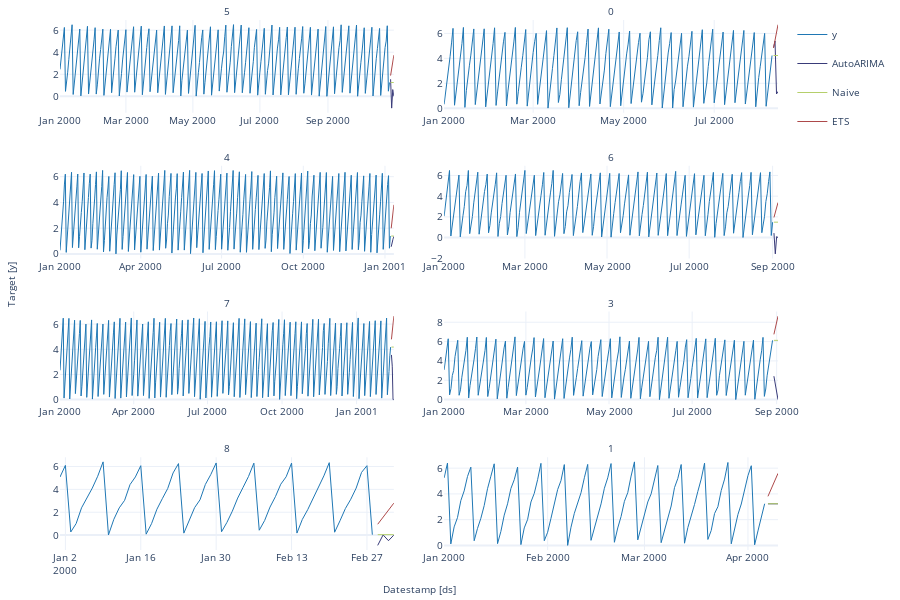

Write notebook code for a chart like this one.
### Code cell
#| hide
# test plot with ds as object
panel_df['ds'] = panel_df['ds'].astype(str)
fcst.plot(panel_df, fcsts_df)

### Figure 1 — Plotly figure (JSON) as saved in the notebook; plotly's stock layout.template omitted (floating-point values rounded to 4 significant figures; data arrays with more than 128 entries replaced by an {"elided": "..."} marker saying what was removed)
{"data": [{"legendgroup": "y", "line": {"color": "#1f77b4", "width": 1}, "mode": "lines", "name": "y", "showlegend": true, "type": "scatter", "x": {"elided": "301 str values"}, "xaxis": "x", "y": {"elided": "301 float values"}, "yaxis": "y"}, {"legendgroup": "y", "line": {"color": "#1f77b4", "width": 1}, "mode": "lines", "name": "y", "showlegend": false, "type": "scatter", "x": {"elided": "222 str values"}, "xaxis": "x2", "y": {"elided": "222 float values"}, "yaxis": "y2"}, {"legendgroup": "y", "line": {"color": "#1f77b4", "width": 1}, "mode": "lines", "name": "y", "showlegend": false, "type": "scatter", "x": {"elided": "373 str values"}, "xaxis": "x3", "y": {"elided": "373 float values"}, "yaxis": "y3"}, {"legendgroup": "y", "line": {"color": "#1f77b4", "width": 1}, "mode": "lines", "name": "y", "showlegend": false, "type": "scatter", "x": {"elided": "245 str values"}, "xaxis": "x4", "y": {"elided": "245 float values"}, "yaxis": "y4"}, {"legendgroup": "y", "line": {"color": "#1f77b4", "width": 1}, "mode": "lines", "name": "y", "showlegend": false, "type": "scatter", "x": {"elided": "409 str values"}, "xaxis": "x5", "y": {"elided": "409 float values"}, "yaxis": "y5"}, {"legendgroup": "y", "line": {"color": "#1f77b4", "width": 1}, "mode": "lines", "name": "y", "showlegend": false, "type": "scatter", "x": {"elided": "242 str values"}, "xaxis": "x6", "y": {"elided": "242 float values"}, "yaxis": "y6"}, {"legendgroup": "y", "line": {"color": "#1f77b4", "width": 1}, "mode": "lines", "name": "y", "showlegend": false, "type": "scatter", "x": ["2000-01-01T00:00:00", "2000-01-02T00:00:00", "2000-01-03T00:00:00", "2000-01-04T00:00:00", "2000-01-05T00:00:00", "2000-01-06T00:00:00", "2000-01-07T00:00:00", "2000-01-08T00:00:00", "2000-01-09T00:00:00", "2000-01-10T00:00:00", "2000-01-11T00:00:00", "2000-01-12T00:00:00", "2000-01-13T00:00:00", "2000-01-14T00:00:00", "2000-01-15T00:00:00", "2000-01-16T00:00:00", "2000-01-17T00:00:00", "2000-01-18T00:00:00", "2000-01-19T00:00:00", "2000-01-20T00:00:00", "2000-01-21T00:00:00", "2000-01-22T00:00:00", "2000-01-23T00:00:00", "2000-01-24T00:00:00", "2000-01-25T00:00:00", "2000-01-26T00:00:00", "2000-01-27T00:00:00", "2000-01-28T00:00:00", "2000-01-29T00:00:00", "2000-01-30T00:00:00", "2000-01-31T00:00:00", "2000-02-01T00:00:00", "2000-02-02T00:00:00", "2000-02-03T00:00:00", "2000-02-04T00:00:00", "2000-02-05T00:00:00", "2000-02-06T00:00:00", "2000-02-07T00:00:00", "2000-02-08T00:00:00", "2000-02-09T00:00:00", "2000-02-10T00:00:00", "2000-02-11T00:00:00", "2000-02-12T00:00:00", "2000-02-13T00:00:00", "2000-02-14T00:00:00", "2000-02-15T00:00:00", "2000-02-16T00:00:00", "2000-02-17T00:00:00", "2000-02-18T00:00:00", "2000-02-19T00:00:00", "2000-02-20T00:00:00", "2000-02-21T00:00:00", "2000-02-22T00:00:00", "2000-02-23T00:00:00", "2000-02-24T00:00:00", "2000-02-25T00:00:00", "2000-02-26T00:00:00", "2000-02-27T00:00:00", "2000-02-28T00:00:00"], "xaxis": "x7", "y": [5.08, 6.096, 0.2747, 1.011, 2.385, 3.196, 4.112, 5.146, 6.402, 0.01859, 1.386, 2.381, 3.041, 4.416, 5.086, 6.068, 0.0832, 1.001, 2.267, 3.184, 4.072, 5.434, 6.253, 0.1744, 1.266, 2.405, 3.085, 4.433, 5.293, 6.308, 0.2943, 1.111, 2.092, 3.239, 4.178, 5.12, 6.291, 0.4281, 1.278, 2.453, 3.358, 4.45, 5.101, 6.294, 0.1773, 1.372, 2.225, 3.206, 4.071, 5.177, 6.334, 0.2544, 1.26, 2.324, 3.138, 4.11, 5.484, 6.069, 0.0405], "yaxis": "y7"}, {"legendgroup": "y", "line": {"color": "#1f77b4", "width": 1}, "mode": "lines", "name": "y", "showlegend": false, "type": "scatter", "x": ["2000-01-01T00:00:00", "2000-01-02T00:00:00", "2000-01-03T00:00:00", "2000-01-04T00:00:00", "2000-01-05T00:00:00", "2000-01-06T00:00:00", "2000-01-07T00:00:00", "2000-01-08T00:00:00", "2000-01-09T00:00:00", "2000-01-10T00:00:00", "2000-01-11T00:00:00", "2000-01-12T00:00:00", "2000-01-13T00:00:00", "2000-01-14T00:00:00", "2000-01-15T00:00:00", "2000-01-16T00:00:00", "2000-01-17T00:00:00", "2000-01-18T00:00:00", "2000-01-19T00:00:00", "2000-01-20T00:00:00", "2000-01-21T00:00:00", "2000-01-22T00:00:00", "2000-01-23T00:00:00", "2000-01-24T00:00:00", "2000-01-25T00:00:00", "2000-01-26T00:00:00", "2000-01-27T00:00:00", "2000-01-28T00:00:00", "2000-01-29T00:00:00", "2000-01-30T00:00:00", "2000-01-31T00:00:00", "2000-02-01T00:00:00", "2000-02-02T00:00:00", "2000-02-03T00:00:00", "2000-02-04T00:00:00", "2000-02-05T00:00:00", "2000-02-06T00:00:00", "2000-02-07T00:00:00", "2000-02-08T00:00:00", "2000-02-09T00:00:00", "2000-02-10T00:00:00", "2000-02-11T00:00:00", "2000-02-12T00:00:00", "2000-02-13T00:00:00", "2000-02-14T00:00:00", "2000-02-15T00:00:00", "2000-02-16T00:00:00", "2000-02-17T00:00:00", "2000-02-18T00:00:00", "2000-02-19T00:00:00", "2000-02-20T00:00:00", "2000-02-21T00:00:00", "2000-02-22T00:00:00", "2000-02-23T00:00:00", "2000-02-24T00:00:00", "2000-02-25T00:00:00", "2000-02-26T00:00:00", "2000-02-27T00:00:00", "2000-02-28T00:00:00", "2000-02-29T00:00:00", "2000-03-01T00:00:00", "2000-03-02T00:00:00", "2000-03-03T00:00:00", "2000-03-04T00:00:00", "2000-03-05T00:00:00", "2000-03-06T00:00:00", "2000-03-07T00:00:00", "2000-03-08T00:00:00", "2000-03-09T00:00:00", "2000-03-10T00:00:00", "2000-03-11T00:00:00", "2000-03-12T00:00:00", "2000-03-13T00:00:00", "2000-03-14T00:00:00", "2000-03-15T00:00:00", "2000-03-16T00:00:00", "2000-03-17T00:00:00", "2000-03-18T00:00:00", "2000-03-19T00:00:00", "2000-03-20T00:00:00", "2000-03-21T00:00:00", "2000-03-22T00:00:00", "2000-03-23T00:00:00", "2000-03-24T00:00:00", "2000-03-25T00:00:00", "2000-03-26T00:00:00", "2000-03-27T00:00:00", "2000-03-28T00:00:00", "2000-03-29T00:00:00", "2000-03-30T00:00:00", "2000-03-31T00:00:00", "2000-04-01T00:00:00", "2000-04-02T00:00:00", "2000-04-03T00:00:00", "2000-04-04T00:00:00", "2000-04-05T00:00:00", "2000-04-06T00:00:00"], "xaxis": "x8", "y": [5.242, 6.394, 0.1147, 1.44, 2.157, 3.479, 4.236, 5.356, 6.077, 0.3652, 1.323, 2.107, 3.093, 4.404, 5.374, 6.337, 0.1384, 1.087, 2.352, 3.232, 4.42, 5.102, 6.082, 0.06242, 1.361, 2.015, 3.373, 4.046, 5.109, 6.375, 0.3658, 1.023, 2.105, 3.143, 4.339, 5.032, 6.278, 0.00462, 1.417, 2.492, 3.352, 4.091, 5.256, 6.29, 0.3938, 1.303, 2.109, 3.228, 4.439, 5.246, 6.358, 0.2431, 1.354, 2.249, 3.422, 4.097, 5.387, 6.487, 0.4312, 1.39, 2.493, 3.377, 4.002, 5.135, 6.205, 0.2141, 1.149, 2.201, 3.06, 4.49, 5.203, 6.285, 0.1718, 1.394, 2.206, 3.18, 4.2, 5.151, 6.388, 0.4631, 1.163, 2.476, 3.007, 4.267, 5.152, 6.441, 0.1253, 1.339, 2.405, 3.216, 4.376, 5.415, 6.19, 0.04827, 1.128, 2.296, 3.238], "yaxis": "y8"}, {"legendgroup": "AutoARIMA", "line": {"color": "#393b79", "width": 1}, "mode": "lines", "name": "AutoARIMA", "showlegend": true, "type": "scatter", "x": ["2000-10-28T00:00:00", "2000-10-29T00:00:00", "2000-10-30T00:00:00", "2000-10-31T00:00:00"], "xaxis": "x", "y": [1.545, -1.07, 0.6109, 0], "yaxis": "y"}, {"legendgroup": "Naive", "line": {"color": "#b5cf6b", "width": 1}, "mode": "lines", "name": "Naive", "showlegend": true, "type": "scatter", "x": ["2000-10-28T00:00:00", "2000-10-29T00:00:00", "2000-10-30T00:00:00", "2000-10-31T00:00:00"], "xaxis": "x", "y": [1.253, 1.253, 1.253, 1.253], "yaxis": "y"}, {"legendgroup": "ETS", "line": {"color": "#ad494a", "width": 1}, "mode": "lines", "name": "ETS", "showlegend": true, "type": "scatter", "x": ["2000-10-28T00:00:00", "2000-10-29T00:00:00", "2000-10-30T00:00:00", "2000-10-31T00:00:00"], "xaxis": "x", "y": [1.878, 2.497, 3.115, 3.733], "yaxis": "y"}, {"legendgroup": "AutoARIMA", "line": {"color": "#393b79", "width": 1}, "mode": "lines", "name": "AutoARIMA", "showlegend": false, "type": "scatter", "x": ["2000-08-10T00:00:00", "2000-08-11T00:00:00", "2000-08-12T00:00:00", "2000-08-13T00:00:00"], "xaxis": "x2", "y": [4.858, 5.389, 1.143, 1.346], "yaxis": "y2"}, {"legendgroup": "Naive", "line": {"color": "#b5cf6b", "width": 1}, "mode": "lines", "name": "Naive", "showlegend": false, "type": "scatter", "x": ["2000-08-10T00:00:00", "2000-08-11T00:00:00", "2000-08-12T00:00:00", "2000-08-13T00:00:00"], "xaxis": "x2", "y": [4.228, 4.228, 4.228, 4.228], "yaxis": "y2"}, {"legendgroup": "ETS", "line": {"color": "#ad494a", "width": 1}, "mode": "lines", "name": "ETS", "showlegend": false, "type": "scatter", "x": ["2000-08-10T00:00:00", "2000-08-11T00:00:00", "2000-08-12T00:00:00", "2000-08-13T00:00:00"], "xaxis": "x2", "y": [4.837, 5.459, 6.082, 6.704], "yaxis": "y2"}, {"legendgroup": "AutoARIMA", "line": {"color": "#393b79", "width": 1}, "mode": "lines", "name": "AutoARIMA", "showlegend": false, "type": "scatter", "x": ["2001-01-08T00:00:00", "2001-01-09T00:00:00", "2001-01-10T00:00:00", "2001-01-11T00:00:00"], "xaxis": "x3", "y": [0.5534, 0.9767, 1.137, 1.365], "yaxis": "y3"}, {"legendgroup": "Naive", "line": {"color": "#b5cf6b", "width": 1}, "mode": "lines", "name": "Naive", "showlegend": false, "type": "scatter", "x": ["2001-01-08T00:00:00", "2001-01-09T00:00:00", "2001-01-10T00:00:00", "2001-01-11T00:00:00"], "xaxis": "x3", "y": [1.387, 1.387, 1.387, 1.387], "yaxis": "y3"}, {"legendgroup": "ETS", "line": {"color": "#ad494a", "width": 1}, "mode": "lines", "name": "ETS", "showlegend": false, "type": "scatter", "x": ["2001-01-08T00:00:00", "2001-01-09T00:00:00", "2001-01-10T00:00:00", "2001-01-11T00:00:00"], "xaxis": "x3", "y": [1.991, 2.598, 3.204, 3.811], "yaxis": "y3"}, {"legendgroup": "AutoARIMA", "line": {"color": "#393b79", "width": 1}, "mode": "lines", "name": "AutoARIMA", "showlegend": false, "type": "scatter", "x": ["2000-09-02T00:00:00", "2000-09-03T00:00:00", "2000-09-04T00:00:00", "2000-09-05T00:00:00"], "xaxis": "x4", "y": [0.4357, -1.568, 0.09745, 0], "yaxis": "y4"}, {"legendgroup": "Naive", "line": {"color": "#b5cf6b", "width": 1}, "mode": "lines", "name": "Naive", "showlegend": false, "type": "scatter", "x": ["2000-09-02T00:00:00", "2000-09-03T00:00:00", "2000-09-04T00:00:00", "2000-09-05T00:00:00"], "xaxis": "x4", "y": [1.491, 1.491, 1.491, 1.491], "yaxis": "y4"}, {"legendgroup": "ETS", "line": {"color": "#ad494a", "width": 1}, "mode": "lines", "name": "ETS", "showlegend": false, "type": "scatter", "x": ["2000-09-02T00:00:00", "2000-09-03T00:00:00", "2000-09-04T00:00:00", "2000-09-05T00:00:00"], "xaxis": "x4", "y": [1.947, 2.427, 2.908, 3.388], "yaxis": "y4"}, {"legendgroup": "AutoARIMA", "line": {"color": "#393b79", "width": 1}, "mode": "lines", "name": "AutoARIMA", "showlegend": false, "type": "scatter", "x": ["2001-02-13T00:00:00", "2001-02-14T00:00:00", "2001-02-15T00:00:00", "2001-02-16T00:00:00"], "xaxis": "x5", "y": [3.552, 2.656, 0, 0], "yaxis": "y5"}, {"legendgroup": "Naive", "line": {"color": "#b5cf6b", "width": 1}, "mode": "lines", "name": "Naive", "showlegend": false, "type": "scatter", "x": ["2001-02-13T00:00:00", "2001-02-14T00:00:00", "2001-02-15T00:00:00", "2001-02-16T00:00:00"], "xaxis": "x5", "y": [4.177, 4.177, 4.177, 4.177], "yaxis": "y5"}, {"legendgroup": "ETS", "line": {"color": "#ad494a", "width": 1}, "mode": "lines", "name": "ETS", "showlegend": false, "type": "scatter", "x": ["2001-02-13T00:00:00", "2001-02-14T00:00:00", "2001-02-15T00:00:00", "2001-02-16T00:00:00"], "xaxis": "x5", "y": [4.788, 5.404, 6.019, 6.635], "yaxis": "y5"}, {"legendgroup": "AutoARIMA", "line": {"color": "#393b79", "width": 1}, "mode": "lines", "name": "AutoARIMA", "showlegend": false, "type": "scatter", "x": ["2000-08-30T00:00:00", "2000-08-31T00:00:00", "2000-09-01T00:00:00", "2000-09-02T00:00:00"], "xaxis": "x6", "y": [2.421, 1.644, 1.213, 0], "yaxis": "y6"}, {"legendgroup": "Naive", "line": {"color": "#b5cf6b", "width": 1}, "mode": "lines", "name": "Naive", "showlegend": false, "type": "scatter", "x": ["2000-08-30T00:00:00", "2000-08-31T00:00:00", "2000-09-01T00:00:00", "2000-09-02T00:00:00"], "xaxis": "x6", "y": [6.127, 6.127, 6.127, 6.127], "yaxis": "y6"}, {"legendgroup": "ETS", "line": {"color": "#ad494a", "width": 1}, "mode": "lines", "name": "ETS", "showlegend": false, "type": "scatter", "x": ["2000-08-30T00:00:00", "2000-08-31T00:00:00", "2000-09-01T00:00:00", "2000-09-02T00:00:00"], "xaxis": "x6", "y": [6.747, 7.375, 8.003, 8.631], "yaxis": "y6"}, {"legendgroup": "AutoARIMA", "line": {"color": "#393b79", "width": 1}, "mode": "lines", "name": "AutoARIMA", "showlegend": false, "type": "scatter", "x": ["2000-02-29T00:00:00", "2000-03-01T00:00:00", "2000-03-02T00:00:00", "2000-03-03T00:00:00"], "xaxis": "x7", "y": [-0.8951, 0.01778, -0.4875, 0.007351], "yaxis": "y7"}, {"legendgroup": "Naive", "line": {"color": "#b5cf6b", "width": 1}, "mode": "lines", "name": "Naive", "showlegend": false, "type": "scatter", "x": ["2000-02-29T00:00:00", "2000-03-01T00:00:00", "2000-03-02T00:00:00", "2000-03-03T00:00:00"], "xaxis": "x7", "y": [0.0405, 0.0405, 0.0405, 0.0405], "yaxis": "y7"}, {"legendgroup": "ETS", "line": {"color": "#ad494a", "width": 1}, "mode": "lines", "name": "ETS", "showlegend": false, "type": "scatter", "x": ["2000-02-29T00:00:00", "2000-03-01T00:00:00", "2000-03-02T00:00:00", "2000-03-03T00:00:00"], "xaxis": "x7", "y": [0.9512, 1.568, 2.184, 2.801], "yaxis": "y7"}, {"legendgroup": "AutoARIMA", "line": {"color": "#393b79", "width": 1}, "mode": "lines", "name": "AutoARIMA", "showlegend": false, "type": "scatter", "x": ["2000-04-07T00:00:00", "2000-04-08T00:00:00", "2000-04-09T00:00:00", "2000-04-10T00:00:00"], "xaxis": "x8", "y": [3.232, 3.232, 3.232, 3.232], "yaxis": "y8"}, {"legendgroup": "Naive", "line": {"color": "#b5cf6b", "width": 1}, "mode": "lines", "name": "Naive", "showlegend": false, "type": "scatter", "x": ["2000-04-07T00:00:00", "2000-04-08T00:00:00", "2000-04-09T00:00:00", "2000-04-10T00:00:00"], "xaxis": "x8", "y": [3.238, 3.238, 3.238, 3.238], "yaxis": "y8"}, {"legendgroup": "ETS", "line": {"color": "#ad494a", "width": 1}, "mode": "lines", "name": "ETS", "showlegend": false, "type": "scatter", "x": ["2000-04-07T00:00:00", "2000-04-08T00:00:00", "2000-04-09T00:00:00", "2000-04-10T00:00:00"], "xaxis": "x8", "y": [3.812, 4.408, 5.003, 5.598], "yaxis": "y8"}], "layout": {"annotations": [{"font": {"size": 10}, "showarrow": false, "text": "5", "x": 0.2325, "xanchor": "center", "xref": "paper", "y": 1, "yanchor": "bottom", "yref": "paper"}, {"font": {"size": 10}, "showarrow": false, "text": "0", "x": 0.7675, "xanchor": "center", "xref": "paper", "y": 1, "yanchor": "bottom", "yref": "paper"}, {"font": {"size": 10}, "showarrow": false, "text": "4", "x": 0.2325, "xanchor": "center", "xref": "paper", "y": 0.725, "yanchor": "bottom", "yref": "paper"}, {"font": {"size": 10}, "showarrow": false, "text": "6", "x": 0.7675, "xanchor": "center", "xref": "paper", "y": 0.725, "yanchor": "bottom", "yref": "paper"}, {"font": {"size": 10}, "showarrow": false, "text": "7", "x": 0.2325, "xanchor": "center", "xref": "paper", "y": 0.45, "yanchor": "bottom", "yref": "paper"}, {"font": {"size": 10}, "showarrow": false, "text": "3", "x": 0.7675, "xanchor": "center", "xref": "paper", "y": 0.45, "yanchor": "bottom", "yref": "paper"}, {"font": {"size": 10}, "showarrow": false, "text": "8", "x": 0.2325, "xanchor": "center", "xref": "paper", "y": 0.175, "yanchor": "bottom", "yref": "paper"}, {"font": {"size": 10}, "showarrow": false, "text": "1", "x": 0.7675, "xanchor": "center", "xref": "paper", "y": 0.175, "yanchor": "bottom", "yref": "paper"}, {"font": {"size": 10}, "showarrow": false, "text": "Datestamp [ds]", "x": 0.5, "xanchor": "center", "xref": "paper", "y": 0, "yanchor": "top", "yref": "paper", "yshift": -30}, {"font": {"size": 10}, "showarrow": false, "text": "Target [y]", "textangle": -90, "x": 0, "xanchor": "right", "xref": "paper", "xshift": -40, "y": 0.5, "yanchor": "middle", "yref": "paper"}], "autosize": true, "font": {"size": 10}, "height": 600, "margin": {"b": 50, "l": 60, "r": 10, "t": 20}, "xaxis": {"anchor": "y", "domain": [0, 0.465], "showticklabels": true, "visible": true}, "xaxis2": {"anchor": "y2", "domain": [0.535, 1.0], "showticklabels": true, "visible": true}, "xaxis3": {"anchor": "y3", "domain": [0, 0.465], "showticklabels": true, "visible": true}, "xaxis4": {"anchor": "y4", "domain": [0.535, 1.0], "showticklabels": true, "visible": true}, "xaxis5": {"anchor": "y5", "domain": [0, 0.465], "showticklabels": true, "visible": true}, "xaxis6": {"anchor": "y6", "domain": [0.535, 1.0], "showticklabels": true, "visible": true}, "xaxis7": {"anchor": "y7", "domain": [0, 0.465], "showticklabels": true, "visible": true}, "xaxis8": {"anchor": "y8", "domain": [0.535, 1.0], "showticklabels": true, "visible": true}, "yaxis": {"anchor": "x", "domain": [0.825, 1]}, "yaxis2": {"anchor": "x2", "domain": [0.825, 1]}, "yaxis3": {"anchor": "x3", "domain": [0.55, 0.725]}, "yaxis4": {"anchor": "x4", "domain": [0.55, 0.725]}, "yaxis5": {"anchor": "x5", "domain": [0.275, 0.45]}, "yaxis6": {"anchor": "x6", "domain": [0.275, 0.45]}, "yaxis7": {"anchor": "x7", "domain": [0, 0.175]}, "yaxis8": {"anchor": "x8", "domain": [0, 0.175]}}}
